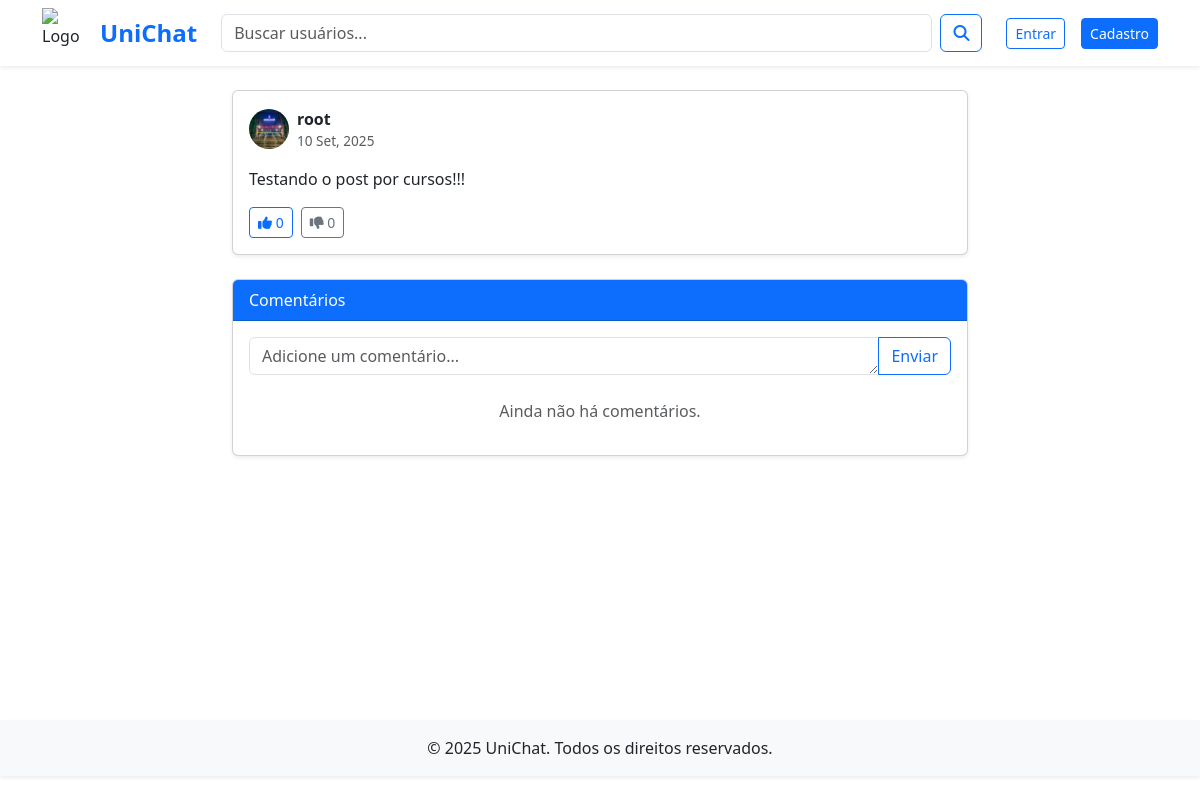
Screenshot of /posts/6/ with the database file from the repository.
### posts/models.py (models this page shows, shortened)
class Post(models.Model):
    author = models.ForeignKey(User, on_delete=models.CASCADE)
    content = models.TextField()
    image = models.ImageField(upload_to='posts/', blank=True, null=True)
    created_at = models.DateTimeField(auto_now_add=True)
    @property
    def likes_count(self):
        return self.votes.filter(vote_type='like').count()
    @property
    def dislikes_count(self):
        return self.votes.filter(vote_type='dislike').count()

### users/models.py (models this page shows)
class Profile(models.Model):
    user = models.OneToOneField('auth.User', on_delete=models.CASCADE)
    bio = models.TextField(blank=True)
    avatar = models.ImageField(upload_to='avatars/', blank=True, null=True)
    date_of_birth = models.DateField(null=True, blank=True)
    location = models.CharField(max_length=100, blank=True)
    website = models.URLField(max_length=200, blank=True)
    course = models.ManyToManyField(Course, related_name='students', blank=True)
    following = models.ManyToManyField(User, related_name='followers', symmetrical=False,
blank=True)
    is_teacher = models.BooleanField(default=False)

### posts/views.py (the view)
# urls.py: path('<int:post_id>/', views.post_detail, name='post_detail'),
def post_detail(request, post_id):
    post = get_object_or_404(Post, id=post_id)
    context = {
        'post': post,
    }
    return render(request, 'posts/post_detail.html', context)

### posts/templates/posts/post_detail.html (shortened to what this page needs)
{% extends 'base.html' %}
{% load static %}
{% block content %}
<div class="row justify-content-center">
    <div class="col-lg-8">
        <div class="card shadow-sm mb-4">
            <div class="card-body">
                <div class="d-flex align-items-center mb-3">
                    <img src="{% if post.author.profile.avatar %}{{ post.author.profile.avatar.url }}{% else %}{% static 'img/default_profile.png' %}{% endif %}" alt="Foto de Perfil" width="40" height="40" class="rounded-circle me-2">
                    <div>
                        <a href="{% url 'profile' username=post.author.username %}" class="fw-bold text-dark text-decoration-none">{{ post.author.username }}</a>
                        <span class="text-muted d-block" style="font-size: 0.85em;">{{ post.created_at|date:"d M, Y" }}</span>
                    </div>
                </div>
                <p class="card-text">{{ post.content }}</p>
                <div class="d-flex align-items-center">
                    <button class="btn btn-sm btn-outline-primary me-2" onclick="votePost({{ post.id }}, 'like')">
                        <i class="fas fa-thumbs-up"></i> <span id="likes-count-{{ post.id }}">{{ post.likes_count }}</span>
                    </button>
                    <button class="btn btn-sm btn-outline-secondary" onclick="votePost({{ post.id }}, 'dislike')">
                        <i class="fas fa-thumbs-down"></i> <span id="dislikes-count-{{ post.id }}">{{ post.dislikes_count }}</span>
                    </button>
                </div>
            </div>
        </div>
        <div class="card shadow-sm">
            <div class="card-header bg-primary text-white">
                Comentários
            </div>
            <div class="card-body">
                <form action="{% url 'posts:add_comment_to_post' post_id=post.id %}" method="post" class="mb-4">
                    <div class="input-group">
                        <textarea name="text" class="form-control" placeholder="Adicione um comentário..." rows="1" required></textarea>
                        <button class="btn btn-outline-primary" type="submit">Enviar</button>
                    </div>
                </form>
                <ul class="list-unstyled">
                    {% for comment in post.comment_set.all %}
                    <li class="mb-3 border-bottom pb-2">
                        <div class="d-flex align-items-start">
                            <img src="{% if comment.author.profile.avatar %}{{ comment.author.profile.avatar.url }}{% else %}{% static 'img/default_profile.png' %}{% endif %}" alt="Avatar" width="30" height="30" class="rounded-circle me-2">
                            <div>
                                <strong class="text-dark">{{ comment.author.username }}</strong>
                                <small class="text-muted d-block">{{ comment.created_at|date:"d M, Y H:i" }}</small>
                                <p class="mb-1">{{ comment.text }}</p>
                            </div>
                        </div>
                        {% if comment.reply_set.all %}
                        <div class="ms-4 mt-2">
                            {% for reply in comment.reply_set.all %}
                            <div class="d-flex align-items-start mb-2">
                                <img src="{% if reply.author.profile.avatar %}{{ reply.author.profile.avatar.url }}{% else %}{% static 'img/default_profile.png' %}{% endif %}" alt="Avatar" width="25" height="25" class="rounded-circle me-2">
                                <div>
                                    <strong class="text-dark">{{ reply.author.username }}</strong>
                                    <small class="text-muted d-block">{{ reply.created_at|date:"d M, Y H:i" }}</small>
                                    <p class="mb-0">{{ reply.text }}</p>
                                </div>
                            </div>
                            {% endfor %}
                        </div>
                        {% endif %}
                    </li>
                    {% empty %}
                    <p class="text-center text-muted">Ainda não há comentários.</p>
                    {% endfor %}
                </ul>
            </div>
        </div>
    </div>
</div>
{% endblock %}

### rows the page displays
Post: author.avatar (picture), author.username "root", created_at "10 Set, 2025", content "Testando o post por cursos!!!", likes_count "0", dislikes_count "0"
